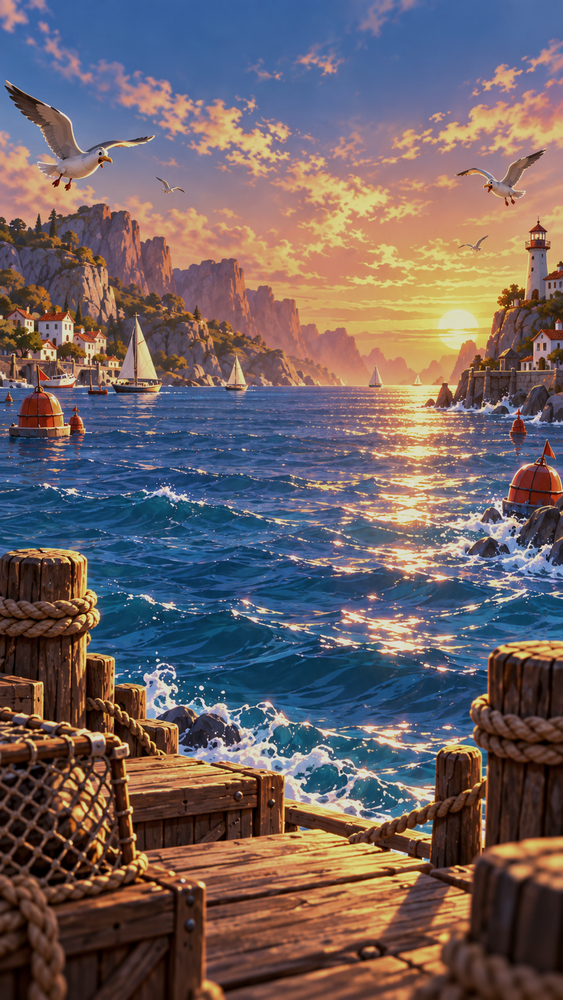
#> input picture Hear/Assets/HearApp/Resources/Worlds/TideTroubles/Scene/Backgrounds/harbor-background.png, 563 x 1000 px, shrunk from 941 x 1672 before the run
$ python -i adjust-source-colors.py   (imports and definitions only)
#> lines starting #> are read from the running program, lines starting #| are printed output that depends on the picture
#> further down, picture is the input picture: PIL image 563x1000 RGBA; mean R, G, B, A 110.3, 97.4, 99.5, 255
#!/usr/bin/env python3
"""Bake a saturation/brightness correction into the Tide Troubles source PNGs.

Human feedback 2026-09-26: the handoff art reads as oversaturated/too bright on-device, even
after a runtime dim overlay in TideTroublesPresentation - a flat overlay tint looked worse (a
gray wash) than actually correcting the source pixels, so this replaces that runtime approach.
Alpha is left untouched; only RGB is adjusted, so transparency/cutout edges are unaffected.

Usage (from the repo root, with Pillow installed - `pip install pillow`):
    python3 Hear/docs/v1.0-tide-troubles-handoff/adjust-source-colors.py \\
        sources/hear-tide-troubles-handoff-v1.0.zip \\
        Hear/Assets/HearApp/Resources/Worlds/TideTroubles/Scene

Re-run with different SATURATION/BRIGHTNESS values below and re-import in Unity to retune; it
always starts from the original handoff zip, never from a previously-adjusted PNG, so repeated
runs never compound the effect.
"""
import os
import sys
import zipfile
import tempfile
from PIL import Image, ImageEnhance

SATURATION = 0.78  # 1.0 = unchanged; lower = less saturated
BRIGHTNESS = 0.88   # 1.0 = unchanged; lower = darker

# (path inside the handoff zip's assets/ folder, path inside Scene/ in the Unity project)
FILES = [
    ("backgrounds/sunset-harbor-lighthouse-view.png", "Backgrounds/harbor-background.png"),
    ("backgrounds/golden-hour-seaside-dock-frame.png", "Backgrounds/dock-frame.png"),
    ("sprites/fish/cute-fish-sprite-sheet-grid.png", "Sprites/fish-sheet.png"),
    ("sprites/seagulls/seagull-flight-pose-sprite-sheet.png", "Sprites/seagull-sheet.png"),
    ("sprites/dog/playful-harbor-terrier-sprite-sheet.png", "Sprites/dog-sheet.png"),
    ("sprites/companion/cute-translucent-ghost-mascot-sprite-sheet.png", "Sprites/companion-sheet.png"),
    ("sprites/floating-objects/sunset-harbor-buoy-sprite-sheet.png", "Sprites/buoy-sheet.png"),
    ("sprites/launcher/harbor-net-cannon-sprite-sheet.png", "Sprites/launcher-sheet.png"),
    ("sprites/effects/vibrant-water-splash-sprite-sheet.png", "Sprites/splash-sheet.png"),
    ("sprites/effects/golden-fishing-effects-asset-sheet.png", "Sprites/effects-sheet.png"),
]


def adjust(img: Image.Image) -> Image.Image:
    r, g, b, a = img.convert("RGBA").split()
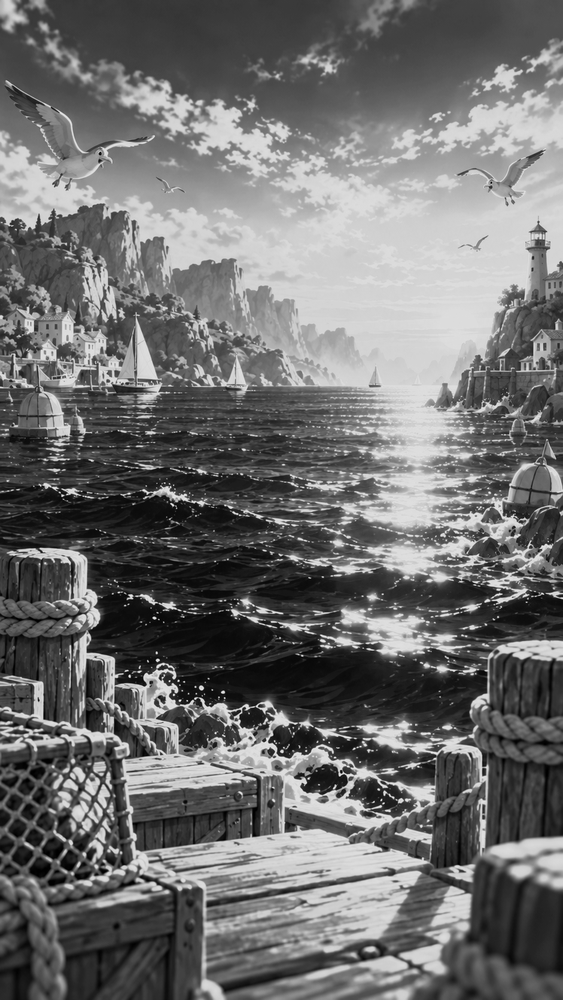
#> r: PIL image 563x1000 L; min 0, max 249, mean 110.3
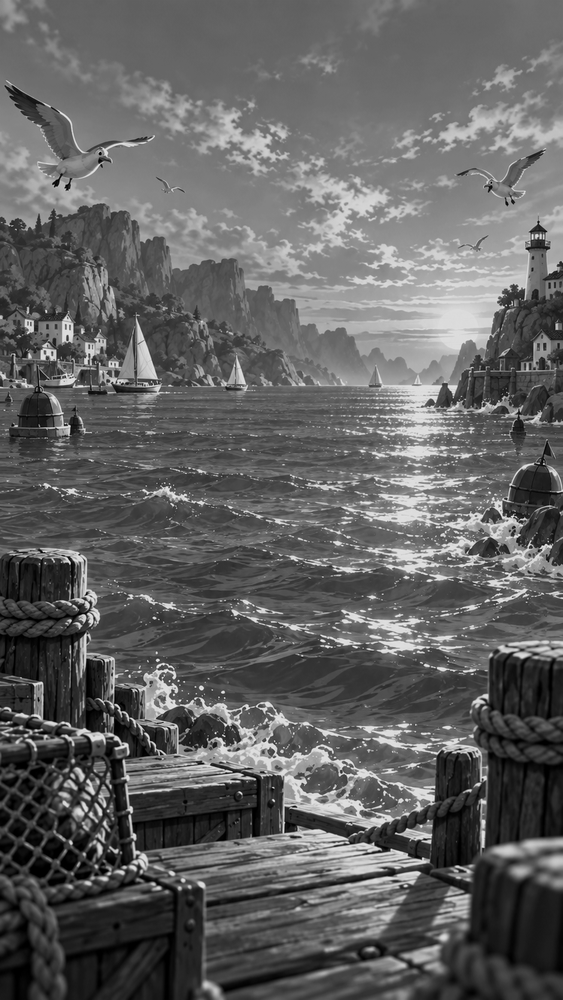
#> g: PIL image 563x1000 L; min 0, max 244, mean 97.4
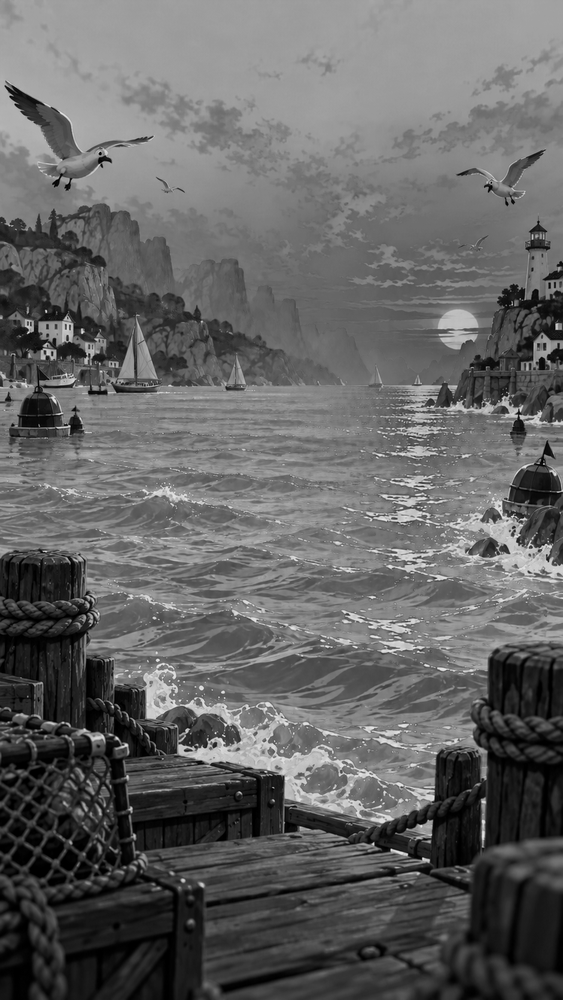
#> b: PIL image 563x1000 L; min 0, max 239, mean 99.5
#> a: PIL image 563x1000 L; every value is 255
    rgb = Image.merge("RGB", (r, g, b))
    rgb = ImageEnhance.Color(rgb).enhance(SATURATION)
    rgb = ImageEnhance.Brightness(rgb).enhance(BRIGHTNESS)
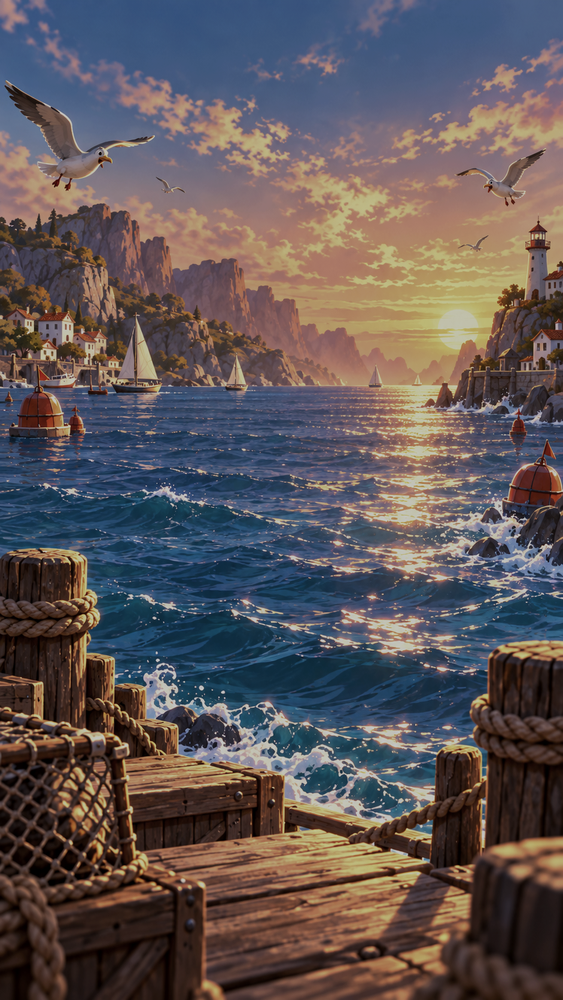
#> rgb: PIL image 563x1000 RGB; mean R, G, B 94.5, 85.6, 87
    r2, g2, b2 = rgb.split()
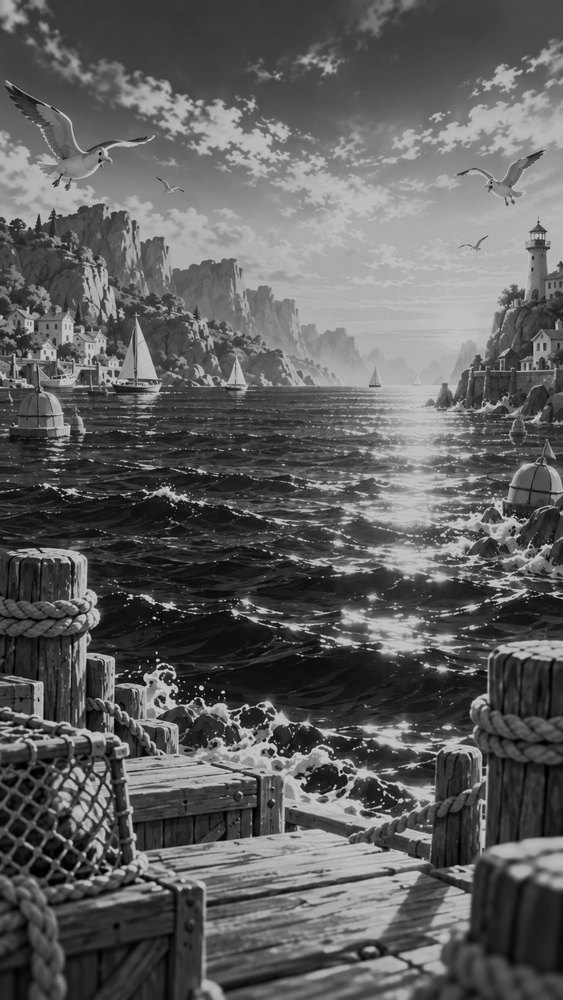
#> r2: PIL image 563x1000 L; min 0, max 218, mean 94.5
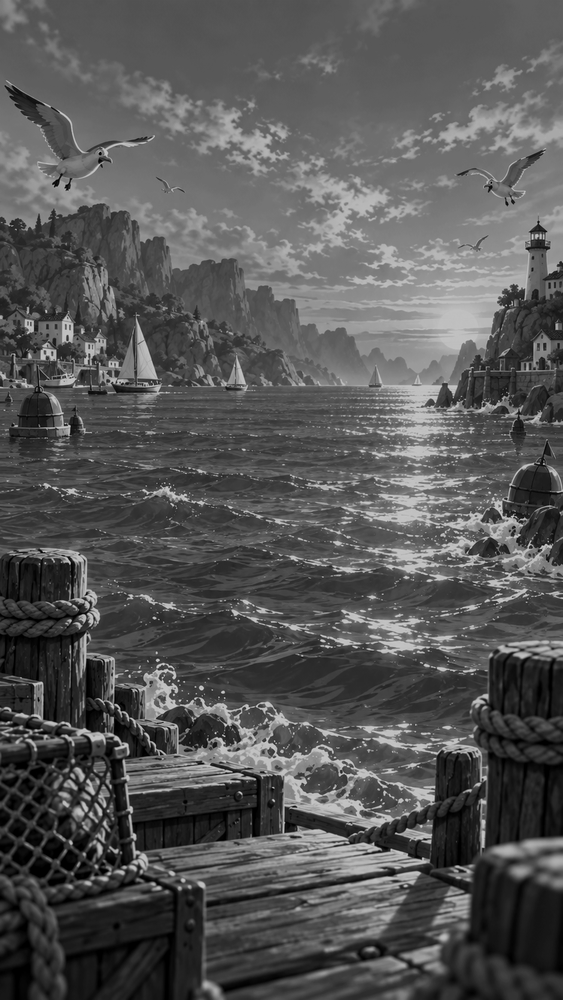
#> g2: PIL image 563x1000 L; min 0, max 214, mean 85.6
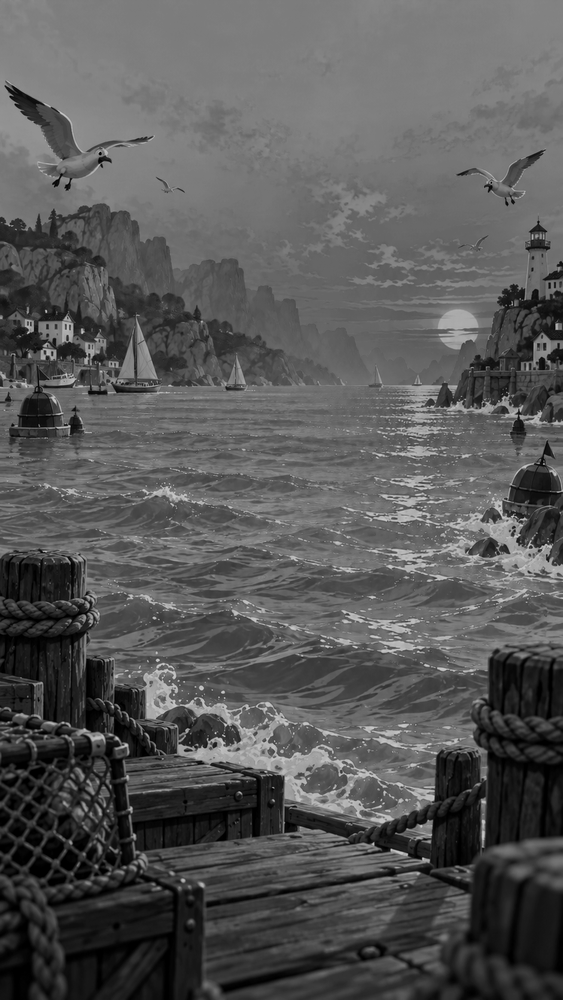
#> b2: PIL image 563x1000 L; min 0, max 210, mean 87
    return Image.merge("RGBA", (r2, g2, b2, a))


def main():
    if len(sys.argv) != 3:
        print(__doc__)
        sys.exit(1)
    zip_path, scene_root = sys.argv[1], sys.argv[2]

    with tempfile.TemporaryDirectory() as tmp:
        with zipfile.ZipFile(zip_path) as z:
            names = [n for n in z.namelist() if n.endswith(tuple(src for src, _ in FILES))]
            z.extractall(tmp, members=names)
        # The zip's top-level folder name varies by version; find it.
        top = next(d for d in os.listdir(tmp) if os.path.isdir(os.path.join(tmp, d)))
        assets_root = os.path.join(tmp, top, "assets")

        for src_rel, out_rel in FILES:
            src_path = os.path.join(assets_root, src_rel)
            out_path = os.path.join(scene_root, out_rel)
            img = adjust(Image.open(src_path))
            img.save(out_path)
            print(f"wrote {out_path} ({img.size[0]}x{img.size[1]})")


# [2 lines not run here, left out]

>>> from PIL import Image
>>> picture = Image.open('../../Assets/HearApp/Resources/Worlds/TideTroubles/Scene/Backgrounds/harbor-background.png')
>>> result = adjust(picture)
